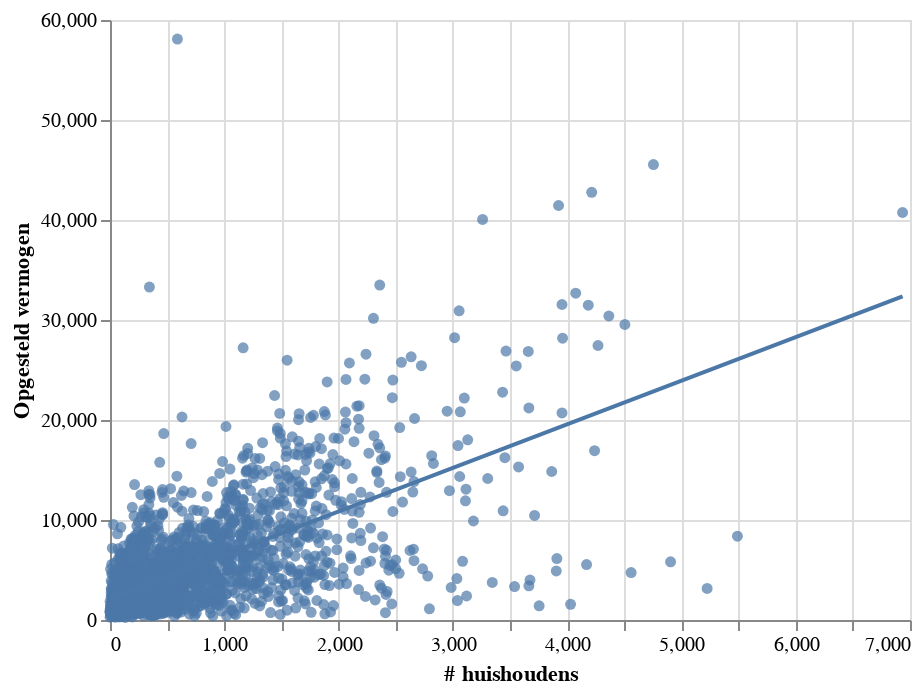

The notebook cell saved with this chart:
### Code cell
import altair as alt

alt.renderers.enable('mimetype')

base = alt.Chart(train_set_for_plots).mark_circle().encode(
    alt.X('HuishoudensTotaal_28',
     title='# huishoudens'),
       alt.Y('Opgesteld_vermogen',
     title='Opgesteld vermogen')
)

linear_fit = [
    base.transform_regression(
        "HuishoudensTotaal_28", "Opgesteld_vermogen", method="linear"
    )
    .mark_line()   
]

alt.layer(base, *linear_fit)

### Figure 1 — Vega-Lite specification as saved in the notebook (floating-point values rounded to 4 significant figures; data arrays with more than 128 entries replaced by an {"elided": "..."} marker saying what was removed)
{"$schema": "https://vega.github.io/schema/vega-lite/v4.8.1.json", "config": {"view": {"continuousHeight": 300, "continuousWidth": 400}}, "data": {"name": "data-a3c5a031c88fcc58fb808402d1c9ad60"}, "datasets": {"data-a3c5a031c88fcc58fb808402d1c9ad60": {"elided": "2581 records"}}, "layer": [{"encoding": {"x": {"field": "HuishoudensTotaal_28", "title": "# huishoudens", "type": "quantitative"}, "y": {"field": "Opgesteld_vermogen", "title": "Opgesteld vermogen", "type": "quantitative"}}, "mark": "circle"}, {"encoding": {"x": {"field": "HuishoudensTotaal_28", "title": "# huishoudens", "type": "quantitative"}, "y": {"field": "Opgesteld_vermogen", "title": "Opgesteld vermogen", "type": "quantitative"}}, "mark": "line", "transform": [{"method": "linear", "on": "HuishoudensTotaal_28", "regression": "Opgesteld_vermogen"}]}]}
